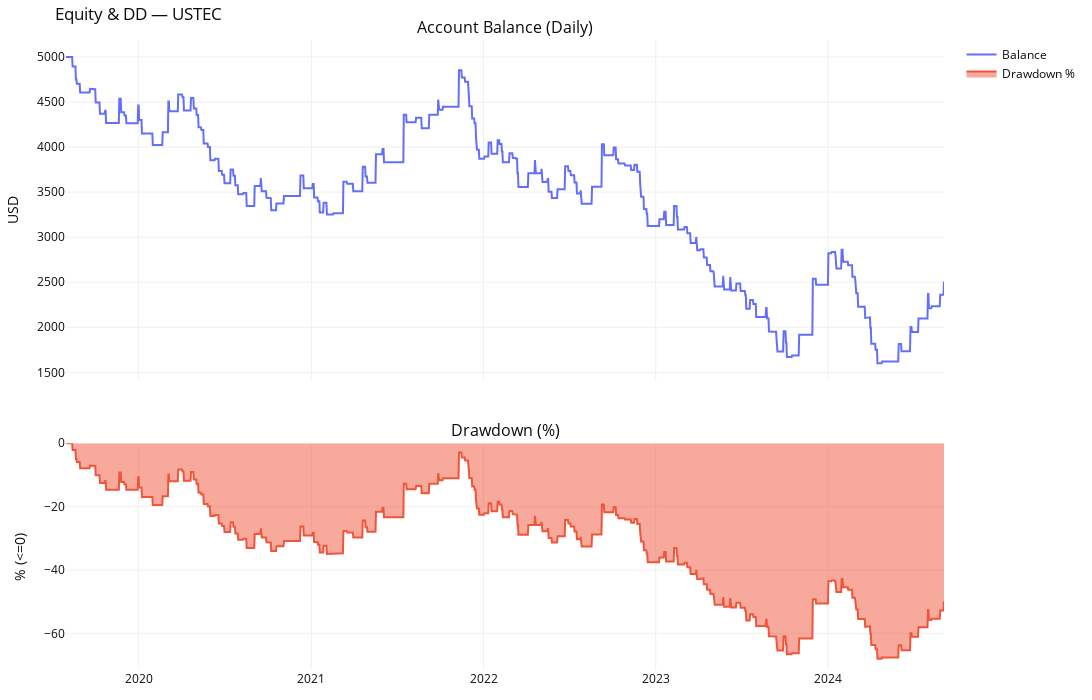
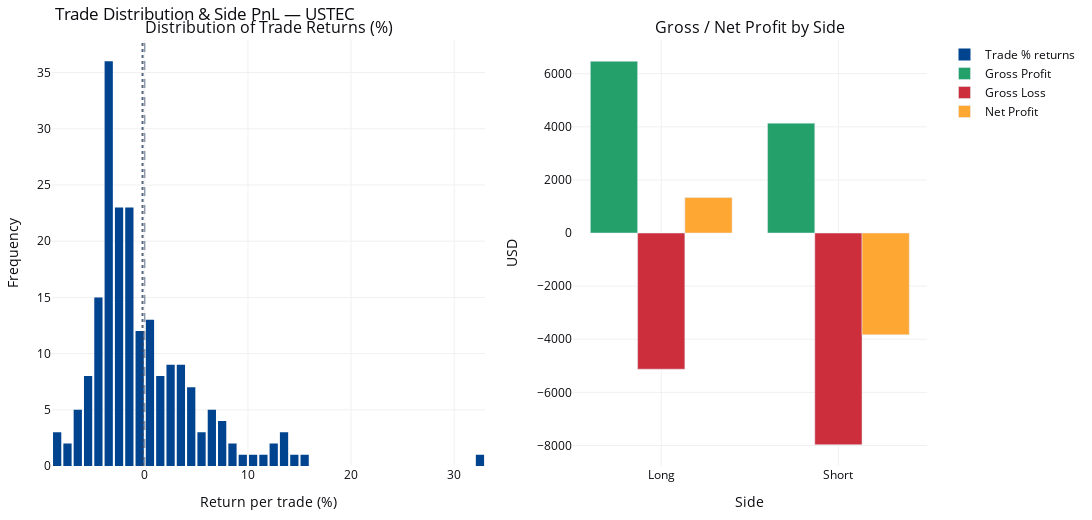

The notebook cell these images were saved under, in order:
### Markdown cell above
In Version 2 of the strategy, several improvements in performance can be observed:

- The overall return decreased significantly compared to Version 1 (from +1,917% to +258%); however, the annualized return remains around 25%, indicating a balanced trade-off between profitability and stability.  
- The **drawdown has been effectively controlled**, staying around **–13%**, much lower than the –75% observed in Version 1. The **equity curve is smoother**, with no sharp or prolonged declines, showing improved consistency.  
- However, the **trading frequency dropped significantly**, with only **313 trades over six years** (~less than one trade per week). While this helps reduce risk and overtrading, it may also cause the strategy to miss certain short-term opportunities.

### Code cell
res_v2 = run_backtest_for_symbol_v2(
    pair=PAIR,
    timeframe=TIMEFRAME,
    start_date=START_DATE,
    end_date=END_DATE,
    initial_capital=INITIAL_CAPITAL,
    risk_per_trade=RISK_PER_TRADE,
    risk_mode=RISK_MODE,
    commission_per_lot=COMMISSION_PER_LOT,
    lookback=DONCHIAN_LOOKBACK,
)

print(f"\n=== {PAIR} ===")
display(res_v2["report_df"].T)

fig_equity = plot_equity_and_dd(res_v2["balance_daily"], res_v2["dd_pct"])
fig_equity.update_layout(title_text=f"Equity & DD — {PAIR}")
fig_equity.show()

fig_trade = plot_trade_distribution_and_side_pnl(res_v2["trades"])
fig_trade.update_layout(title_text=f"Trade Distribution & Side PnL — {PAIR}")
fig_trade.show()

### Figure 1 — Plotly figure (JSON) as saved in the notebook; plotly's stock layout.template omitted (floating-point values rounded to 4 significant figures; data arrays with more than 128 entries replaced by an {"elided": "..."} marker saying what was removed)
{"data": [{"mode": "lines", "name": "Balance", "type": "scatter", "x": {"elided": "1862 str values"}, "xaxis": "x", "y": {"elided": "1862 float values"}, "yaxis": "y"}, {"fill": "tozeroy", "mode": "lines", "name": "Drawdown %", "type": "scatter", "x": {"elided": "1862 str values"}, "xaxis": "x2", "y": {"elided": "1862 float values"}, "yaxis": "y2"}], "layout": {"annotations": [{"font": {"size": 16}, "showarrow": false, "text": "Account Balance (Daily)", "x": 0.5, "xanchor": "center", "xref": "paper", "y": 1, "yanchor": "bottom", "yref": "paper"}, {"font": {"size": 16}, "showarrow": false, "text": "Drawdown (%)", "x": 0.5, "xanchor": "center", "xref": "paper", "y": 0.36, "yanchor": "bottom", "yref": "paper"}], "font": {"color": "#0c0d11", "size": 12}, "height": 700, "margin": {"b": 30, "l": 40, "r": 30, "t": 40}, "paper_bgcolor": "#ffffff", "plot_bgcolor": "#ffffff", "showlegend": true, "title": {"text": "Equity & DD — USTEC"}, "width": 1300, "xaxis": {"anchor": "y", "domain": [0, 1], "gridcolor": "#f0f0f0", "matches": "x2", "showticklabels": false}, "xaxis2": {"anchor": "y2", "domain": [0, 1], "gridcolor": "#f0f0f0"}, "yaxis": {"anchor": "x", "domain": [0.46, 1], "gridcolor": "#f0f0f0", "title": {"text": "USD"}}, "yaxis2": {"anchor": "x2", "domain": [0, 0.36], "gridcolor": "#f0f0f0", "title": {"text": "% (<=0)"}}}}

### Figure 2 — Plotly figure (JSON) as saved in the notebook; plotly's stock layout.template omitted (floating-point values rounded to 4 significant figures; data arrays with more than 128 entries replaced by an {"elided": "..."} marker saying what was removed)
{"data": [{"hovertemplate": "Return: %{x:.2f}%<br>Count: %{y}<extra></extra>", "marker": {"color": "#00438F"}, "name": "Trade % returns", "nbinsx": 50, "type": "histogram", "x": {"elided": "198 float values"}, "xaxis": "x", "yaxis": "y"}, {"hovertemplate": "%{x}<br>$%{y:.2f}<extra></extra>", "marker": {"color": "#24A06B"}, "name": "Gross Profit", "type": "bar", "x": ["Long", "Short"], "xaxis": "x2", "y": [6468.0, 4139.0], "yaxis": "y2"}, {"hovertemplate": "%{x}<br>$%{y:.2f}<extra></extra>", "marker": {"color": "#CC2E3C"}, "name": "Gross Loss", "type": "bar", "x": ["Long", "Short"], "xaxis": "x2", "y": [-5128.0, -7972.0], "yaxis": "y2"}, {"hovertemplate": "%{x}<br>$%{y:.2f}<extra></extra>", "marker": {"color": "#FFA733"}, "name": "Net Profit", "type": "bar", "x": ["Long", "Short"], "xaxis": "x2", "y": [1340.0, -3832.0], "yaxis": "y2"}], "layout": {"annotations": [{"font": {"size": 16}, "showarrow": false, "text": "Distribution of Trade Returns (%)", "x": 0.2475, "xanchor": "center", "xref": "paper", "y": 1, "yanchor": "bottom", "yref": "paper"}, {"font": {"size": 16}, "showarrow": false, "text": "Gross / Net Profit by Side", "x": 0.7975, "xanchor": "center", "xref": "paper", "y": 1, "yanchor": "bottom", "yref": "paper"}], "barmode": "group", "font": {"color": "#0c0d11", "size": 12}, "height": 520, "margin": {"b": 30, "l": 40, "r": 30, "t": 40}, "paper_bgcolor": "#ffffff", "plot_bgcolor": "#ffffff", "shapes": [{"line": {"dash": "dash", "width": 1}, "opacity": 0.7, "type": "line", "x0": 0, "x1": 0, "xref": "x", "y0": 0, "y1": 1, "yref": "y domain"}, {"line": {"dash": "dot", "width": 2}, "opacity": 0.8, "type": "line", "x0": -0.2187, "x1": -0.2187, "xref": "x", "y0": 0, "y1": 1, "yref": "y domain"}], "showlegend": true, "title": {"text": "Trade Distribution & Side PnL — USTEC"}, "width": 1300, "xaxis": {"anchor": "y", "domain": [0, 0.495], "gridcolor": "#f0f0f0", "title": {"text": "Return per trade (%)"}}, "xaxis2": {"anchor": "y2", "domain": [0.595, 1], "gridcolor": "#f0f0f0", "title": {"text": "Side"}}, "yaxis": {"anchor": "x", "domain": [0, 1], "gridcolor": "#f0f0f0", "title": {"text": "Frequency"}}, "yaxis2": {"anchor": "x2", "domain": [0, 1], "gridcolor": "#f0f0f0", "title": {"text": "USD"}}}}
